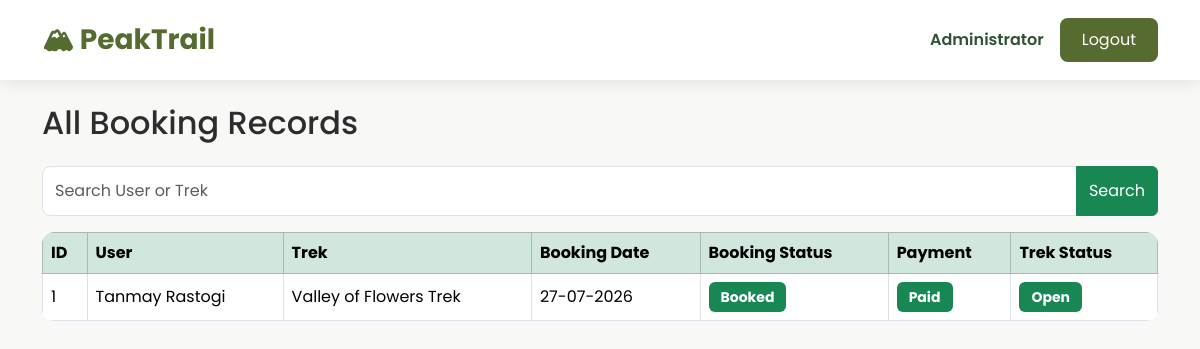
The page /admin/bookings (signed in) on the database as committed earlier.
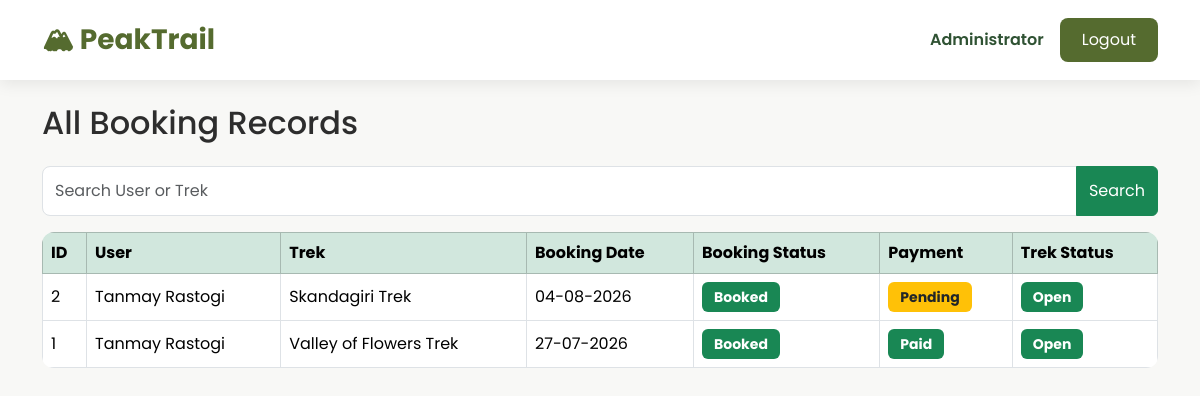
The same page on the database as committed later.
### models/user.py (models this page shows, shortened)
class User(UserMixin, db.Model):
    __tablename__ = "users"
    id = db.Column(db.Integer, primary_key=True)
    name = db.Column(db.String(100), nullable=False)
    email = db.Column(db.String(120), unique=True, nullable=False)
    password = db.Column(db.String(255), nullable=False)
    role = db.Column(db.String(20), nullable=False)
    is_active = db.Column(db.Boolean, default=True)
    is_blacklisted = db.Column(db.Boolean, default=False)
    created_at = db.Column(db.DateTime, default=datetime.utcnow)
    bookings = db.relationship("Booking", backref="user", lazy=True)
    staff_profile = db.relationship(
        "StaffProfile",
        backref="user",
        uselist=False
    )

### models/booking.py (models this page shows, shortened)
class Booking(db.Model):
    __tablename__ = "bookings"
    id = db.Column(db.Integer, primary_key=True)
    user_id = db.Column(
        db.Integer,
        db.ForeignKey("users.id"),
        nullable=False
    )
    trek_id = db.Column(
        db.Integer,
        db.ForeignKey("treks.id"),
        nullable=False
    )
    booking_date = db.Column(
        db.DateTime,
        default=datetime.utcnow
    )
    booking_status = db.Column(
        db.String(20),
        default="Booked"
    )
    payment_status = db.Column(
        db.String(20),
        default="Pending"
    )

### models/trek.py (models this page shows, shortened)
class Trek(db.Model):
    __tablename__ = "treks"
    id = db.Column(db.Integer, primary_key=True)
    trek_name = db.Column(db.String(100), nullable=False)
    location = db.Column(db.String(100), nullable=False)
    image_url = db.Column(db.String(500))
    price = db.Column(
        db.Float,
        nullable=False,
        default=0
    )
    difficulty = db.Column(db.String(20), nullable=False)
    duration = db.Column(db.Integer, nullable=False)
    available_slots = db.Column(db.Integer, nullable=False)
    description = db.Column(db.Text)
    start_date = db.Column(db.Date, nullable=False)
    end_date = db.Column(db.Date, nullable=False)
    status = db.Column(
        db.String(20),
        default="Open"
    )
    assigned_staff_id = db.Column(
        db.Integer,
        db.ForeignKey("staff_profiles.id"),
        nullable=True
    )
    bookings = db.relationship(
        "Booking",
        backref="trek",
        lazy=True,
        cascade="all, delete-orphan"
    )

### routes/admin.py (the view, shortened to what this page needs)
@admin.route("/admin/bookings")
@login_required
def view_bookings():
    if not _admin_required():
        return redirect(url_for("home"))
    search = request.args.get("search", "").strip()
    query = Booking.query
    bookings = query.order_by(Booking.booking_date.desc()).all()
    return render_template("admin/view_bookings.html", bookings=bookings, search=search)

### app.py (called while the page is built)
@login_manager.user_loader
def load_user(user_id):
    return User.query.get(int(user_id))

### routes/admin.py (called while the page is built)
def _admin_required():
    if current_user.role != "admin":
        flash("Access Denied!", "danger")
        return False
    return True

### templates/admin/view_bookings.html (shortened to what this page needs)
{% extends "base.html" %}
{% block content %}
<h2 class="mb-4">
All Booking Records
</h2>
<form method="GET" class="mb-3">
<div class="input-group">
<input
type="text"
name="search"
class="form-control"
placeholder="Search User or Trek">
<button class="btn btn-success">
Search
</button>
</div>
</form>
<table class="table table-bordered table-hover align-middle">
<thead class="table-success">
<tr>
<th>ID</th>
<th>User</th>
<th>Trek</th>
<th>Booking Date</th>
<th>Booking Status</th>
<th>Payment</th>
<th>Trek Status</th>
</tr>
</thead>
<tbody>
{% for booking in bookings %}
<tr>
<td>{{ booking.id }}</td>
<td>{{ booking.user.name }}</td>
<td>{{ booking.trek.trek_name }}</td>
<td>{{ booking.booking_date.strftime("%d-%m-%Y") }}</td>
<td>
{% if booking.booking_status=="Booked" %}
<span class="badge bg-success">
Booked
</span>
{% elif booking.booking_status=="Completed" %}
<span class="badge bg-primary">
Completed
</span>
{% else %}
<span class="badge bg-danger">
Cancelled
</span>
{% endif %}
</td>
<td>
{% if booking.payment_status=="Paid" %}
<span class="badge bg-success">
Paid
</span>
{% else %}
<span class="badge bg-warning text-dark">
Pending
</span>
{% endif %}
</td>
<td>
{% if booking.trek.status=="Open" %}
<span class="badge bg-success">
Open
</span>
{% elif booking.trek.status=="Ongoing" %}
<span class="badge bg-warning text-dark">
Ongoing
</span>
{% elif booking.trek.status=="Completed" %}
<span class="badge bg-primary">
Completed
</span>
{% else %}
<span class="badge bg-danger">
Closed
</span>
{% endif %}
</td>
</tr>
{% endfor %}
</tbody>
</table>
{% endblock %}

### templates/base.html (shortened to what this page needs)
<!DOCTYPE html>
<html lang="en">
<head>
    <link href="https://cdn.jsdelivr.net/npm/bootstrap@5.3.3/dist/css/bootstrap.min.css" rel="stylesheet">
    <link rel="stylesheet" href="{{ url_for('static', filename='css/style.css') }}">
</head>
<body>
    <nav class="navbar navbar-expand-lg custom-navbar">
<div class="container">
{% if current_user.is_authenticated %}
    {% if current_user.role=="admin" %}
        <a class="navbar-brand fw-bold"
        href="{{ url_for('admin.dashboard') }}">
        🏔 PeakTrail
        </a>
    {% elif current_user.role=="staff" %}
        <a class="navbar-brand fw-bold"
        href="{{ url_for('staff.dashboard') }}">
        🏔 PeakTrail
        </a>
    {% elif current_user.role=="trekker" %}
        <a class="navbar-brand fw-bold"
        href="{{ url_for('trekker.dashboard') }}">
        🏔 PeakTrail
        </a>
    {% endif %}
{% else %}
<a class="navbar-brand fw-bold"
href="{{ url_for('auth.login') }}">
🏔 PeakTrail
</a>
{% endif %}
<div class="ms-auto d-flex align-items-center">
{% if current_user.is_authenticated %}
<span class="welcome-text">
{{ current_user.name }}
</span>
<a href="{{ url_for('auth.logout') }}"
class="btn btn-custom ms-3">
Logout
</a>
{% endif %}
</div>
</div>
</nav>
    <div class="container mt-4">
        {% block content %}
        {% endblock %}
    </div>
</body>
</html>

### static/css/style.css (style rules this page uses)
:root { --primary:#556B2F; --secondary:#2F5233; --accent:#F5F1E8; --background:#F8F8F6; --text:#2D2D2D; }
body { font-family:'Poppins',sans-serif; background:var(--background); color:var(--text); }
.custom-navbar { background:white; box-shadow:0 4px 15px rgba(0,0,0,.08); padding:14px; }
.navbar-brand { color:var(--primary)!important; font-size:28px; }
.welcome-text { font-weight:600; color:var(--secondary); }
.btn-custom { background:var(--primary); color:white; border:none; border-radius:8px; padding:10px 22px; transition:.3s; }
.form-control, .form-select { border-radius:8px; padding:12px; }
.table { background:white; border-radius:12px; overflow:hidden; }
.badge { padding:8px 12px; font-size:14px; }

Rows that differ between the two databases and show on the page:
added Booking: id "2", user.name "Tanmay Rastogi", trek.trek_name "Skandagiri Trek", booking_date "04-08-2026", booking_status "Booked", payment_status "Pending"
